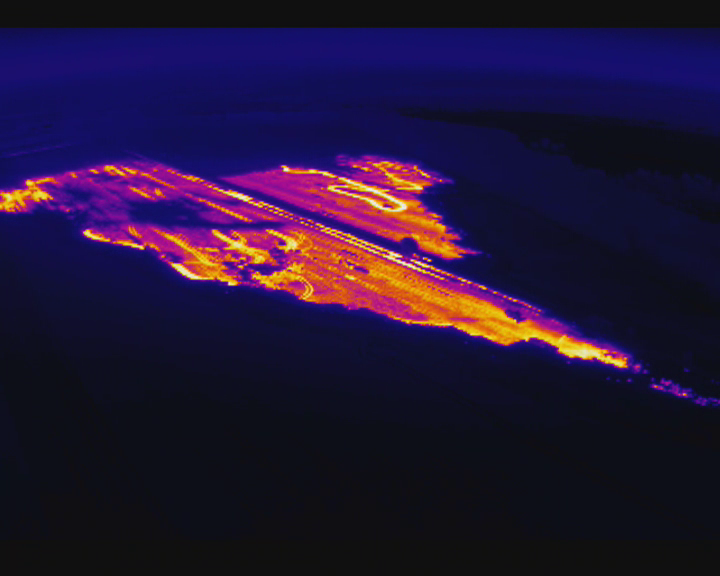
#> input picture frame 12 of DJI_0078.mp4, 720 x 576 px, given in place of DJI_0077.mp4, which was not available
$ jupyter execute WarpPesrpectiveVideo.ipynb   (older library calls are emulated)
#> lines starting #> are read from the running program, lines starting #| are printed output that depends on the picture; after the words box and inside, x2 and y2 are one past the last pixel; in counts of white or black regions, pixels touching at a corner belong together; pictures that were not available may be replaced by others from this repository, and a replacement may not be noted
[cell 1]
#import these stuff
import cv2
import numpy as np
import matplotlib.pyplot as plt

#read the image
#frame = cv2.pyrDown(cv2.imread('shot1.png'))
cap = cv2.VideoCapture('DJI_0077.mp4')

while(1):

    _, frame = cap.read()
#> frame is the input picture: shape (576, 720, 3); mean B, G, R 54, 21.4, 35.5
#creates a kernel and "close" the image - dilation followed by erosion
    hsv = cv2.cvtColor(frame, cv2.COLOR_BGR2HSV)
#> hsv: shape (576, 720, 3); mean H, S, V 106, 150.7, 65.4
    kernel = np.ones((9,9),np.uint8)
    closing = cv2.morphologyEx(hsv, cv2.MORPH_CLOSE, kernel)
#> closing: shape (576, 720, 3); mean H, S, V 113.8, 159.1, 68.5

#find the size of the frame. Not really used anywhere
    print (frame.shape)
#| (576, 720, 3)
#(y,x,ch) = (frame.shape)

#creates the array threshold color thingy
    lower = np.array([0,0,0])
    upper = np.array([255,255,150])

#create a mask - B&W picture of the frame and invert the colors
    mask = cv2.inRange(closing, lower, upper)
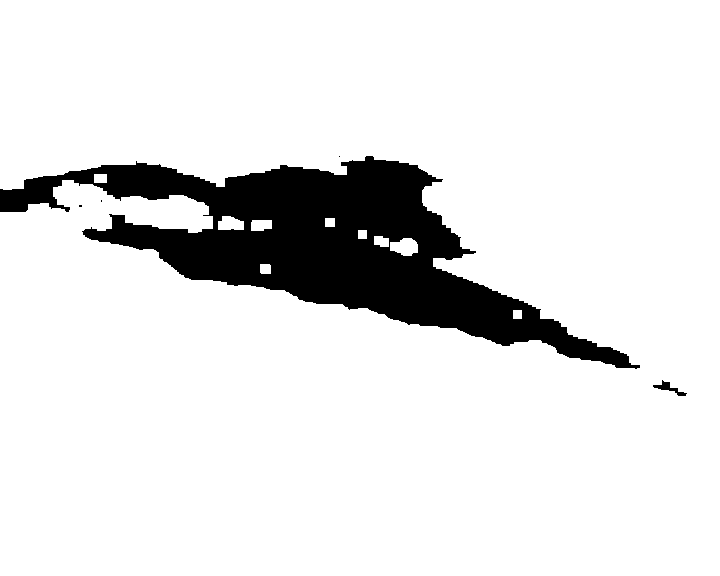
#> mask: shape (576, 720); 89.1% white; 5 black regions (3 under 20 px), largest, box (x1, y1, x2, y2) and area: (0, 156, 640, 369) 44998, (653, 380, 687, 396) 162
    mask = 255 - mask
#> mask: shape (576, 720); 10.9% white; 5 white regions (3 under 20 px)

#get the contours of the image
    image, contours, hier = cv2.findContours(mask, cv2.RETR_EXTERNAL, cv2.CHAIN_APPROX_SIMPLE)
#> contours = 5 contours, 3 with area under 20; largest, box (x1, y1, x2, y2) and area: (0, 156, 640, 369) 45473, (653, 380, 687, 396) 120

#gets the largest aread contour, creates the minimal area rectangle and draw the contours
    c = max(contours, key = cv2.contourArea)
#> c = contour of 706 points, box (x1, y1, x2, y2) (0, 156, 640, 369), area 45473
    rect = cv2.minAreaRect(c)
#> rect = ((330.2, 227.5), (158.5, 662), -78.02)
    box = cv2.boxPoints(rect)
#> box = [[637.6, 373.8], [-10.05, 236.3], [22.86, 81.27], [670.5, 218.7]]
    box = np.int0(box)
#> box = [[637, 373], [-10, 236], [22, 81], [670, 218]]
    cv2.drawContours(frame, [box], 0, (255))
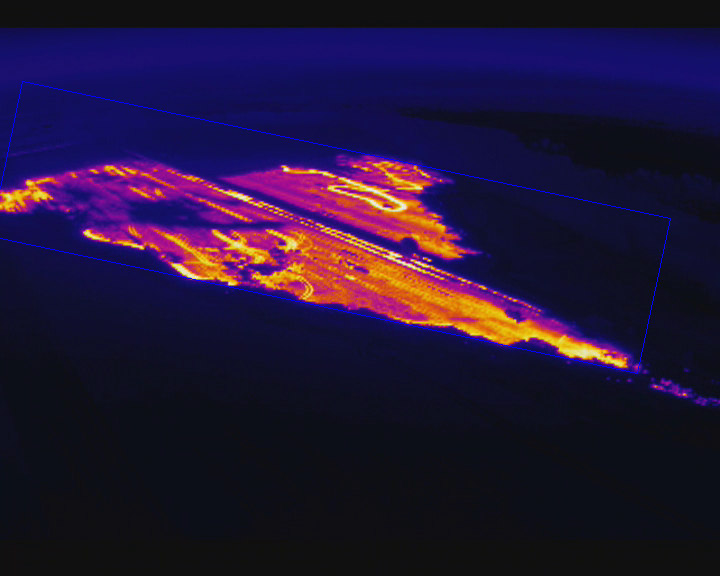
#> frame: shape (576, 720, 3); 0.37% of pixels changed, all inside (x1, y1, x2, y2) = (0, 81, 671, 374)

#creates 2 empty arrays for later use
    arrayx = []
    arrayy = []

#for each corner of the rectangle, print the (x,y) positions and append in those arrays (x in one of them, y in the other)
    for p in box:
        i = 0
        pt = (p[i],p[i+1])
        print (pt)
        arrayx.append(p[i])
        arrayy.append(p[i+1])
#> this loop made 4 passes
#| (637, 373)
#| (-10, 236)
#| (22, 81)
#| (670, 218)
#> after the loop, arrayx = [637, -10, 22, 670]; arrayy = [373, 236, 81, 218]

#do the PerspectiveTransform and Warp the image
#with the points in the arrays transformed into a standard squared image (400,400), cuz why not
    pts1 = np.float32([[arrayx[0],arrayy[0]],[arrayx[1],arrayy[1]],[arrayx[2],arrayy[2]],[arrayx[3],arrayy[3]]])
#> pts1 = [[637, 373], [-10, 236], [22, 81], [670, 218]]
    pts2 = np.float32([[0,400],[0,0],[400,0],[400,400]])
    M = cv2.getPerspectiveTransform(pts1,pts2)
#> M = [[0.523, -2.47, 588.4], [0.592, 0.122, -22.92], [3.86e-06, -8.72e-06, 1]]
    warpd = cv2.warpPerspective(frame,M,(400,400))
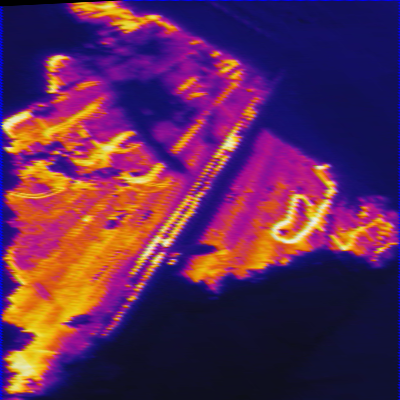
#> warpd: shape (400, 400, 3); mean B, G, R 84.4, 40.2, 93.2

#show the original image (with the rectangle) and the warped image
    cv2.imshow('Original', frame)
    cv2.imshow('warped', warpd)
#save the warped image to the computer, cuz why the fuck not
#cv2.imwrite('saved_image.png', warpd)

#esc to close the windows (you know the drill)

    k = cv2.waitKey(5) & 0xFF
#> (key Esc is pressed here)
    if k == 27:
        break

cv2.destroyAllWindows()
cap.release()

$ run again, starting later in the video
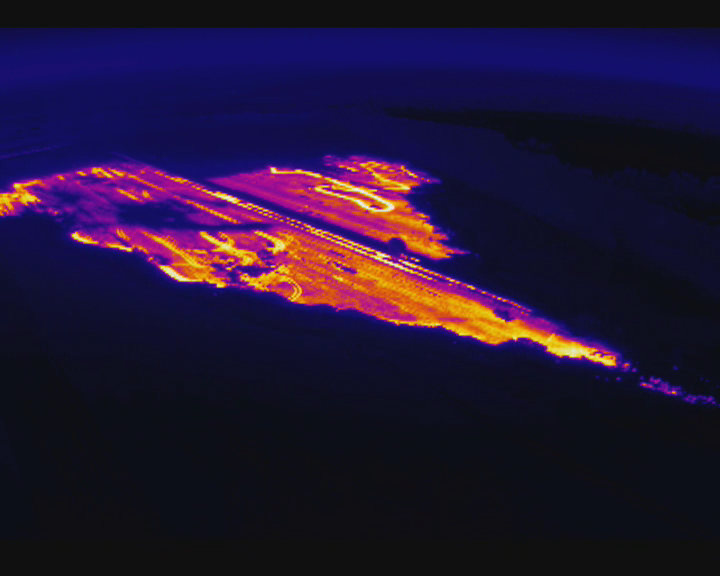
#> input picture frame 54 of DJI_0078.mp4, 720 x 576 px, given in place of DJI_0077.mp4, which was not available
#> frame is the input picture: shape (576, 720, 3); mean B, G, R 52, 21.3, 35.1
#> hsv: shape (576, 720, 3); mean H, S, V 104.6, 147.5, 63.4
#> closing: shape (576, 720, 3); mean H, S, V 110, 154.3, 66.2
#| (576, 720, 3)
#> `mask = cv2.inRange(closing, lower, upper)`:
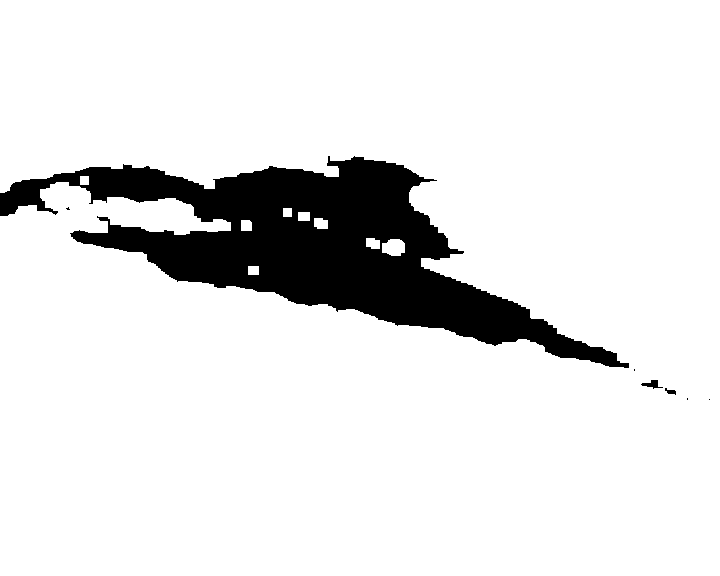
#> mask: shape (576, 720); 89.2% white; 7 black regions (4 under 20 px), largest, box (x1, y1, x2, y2) and area: (0, 156, 629, 368) 44828, (641, 380, 663, 389) 92, (665, 388, 676, 395) 41
#> contours = 7 contours, 4 with area under 20; largest, box (x1, y1, x2, y2) and area: (0, 156, 629, 368) 44840, (641, 380, 663, 389) 66, (665, 388, 676, 395) 26
#> c = contour of 760 points, box (x1, y1, x2, y2) (0, 156, 629, 368), area 44840
#> rect = ((324.2, 229.7), (158.8, 650), -78.59)
#> `box = cv2.boxPoints(rect)`: box = [[627, 371.9], [-10.14, 243.2], [21.29, 87.55], [658.4, 216.2]]
#> `box = np.int0(box)`: box = [[627, 371], [-10, 243], [21, 87], [658, 216]]
#> frame: shape (576, 720, 3); 0.37% of pixels changed, all inside (x1, y1, x2, y2) = (0, 87, 659, 372)
#> the loop `for p in box:` made 4 passes
#> (printed output is left out)
#> after the loop `for p in box:`: arrayx = [627, -10, 21, 658]; arrayy = [371, 243, 87, 216]
#> pts1 = [[627, 371], [-10, 243], [21, 87], [658, 216]]
#> M = [[0.495, -2.46, 603.8], [0.6, 0.119, -22.96], [-8.92e-06, -3.71e-06, 1]]
#> `warpd = cv2.warpPerspective(frame,M,(400,400))`:
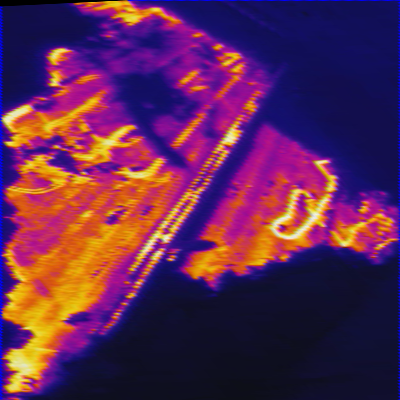
#> warpd: shape (400, 400, 3); mean B, G, R 82, 40.4, 93.7

$ run again, starting later in the video
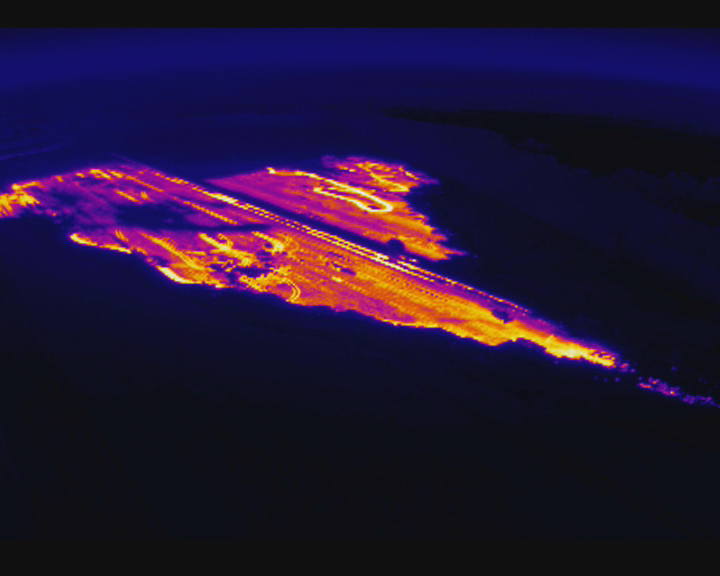
#> input picture frame 96 of DJI_0078.mp4, 720 x 576 px, given in place of DJI_0077.mp4, which was not available
#> frame is the input picture: shape (576, 720, 3); mean B, G, R 50.7, 21.3, 35
#> hsv: shape (576, 720, 3); mean H, S, V 104.3, 145.4, 62.1
#> closing: shape (576, 720, 3); mean H, S, V 110.4, 153.8, 65.2
#| (576, 720, 3)
#> `mask = cv2.inRange(closing, lower, upper)`:
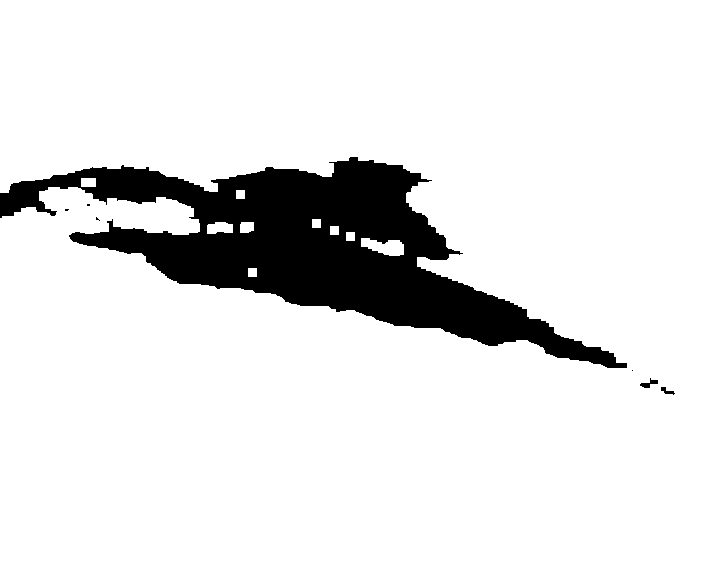
#> mask: shape (576, 720); 89.2% white; 7 black regions (4 under 20 px), largest, box (x1, y1, x2, y2) and area: (0, 157, 627, 368) 44748, (640, 378, 658, 388) 77, (661, 387, 675, 395) 51
#> contours = 7 contours, 4 with area under 20; largest, box (x1, y1, x2, y2) and area: (0, 157, 627, 368) 45183, (640, 378, 658, 388) 53, (661, 387, 675, 395) 33
#> c = contour of 718 points, box (x1, y1, x2, y2) (0, 157, 627, 368), area 45183
#> rect = ((322.9, 230.5), (159.6, 648), -78.65)
#> `box = cv2.boxPoints(rect)`: box = [[624.9, 372.5], [-10.43, 245], [20.96, 88.55], [656.3, 216]]
#> `box = np.int0(box)`: box = [[624, 372], [-10, 244], [20, 88], [656, 216]]
#> frame: shape (576, 720, 3); 0.37% of pixels changed, all inside (x1, y1, x2, y2) = (0, 88, 657, 373)
#> the loop `for p in box:` made 4 passes
#> (printed output is left out)
#> after the loop `for p in box:`: arrayx = [624, -10, 20, 656]; arrayy = [372, 244, 88, 216]
#> pts1 = [[624, 372], [-10, 244], [20, 88], [656, 216]]
#> M = [[0.498, -2.46, 606.4], [0.606, 0.117, -22.38], [7.51e-06, -1.79e-05, 1]]
#> `warpd = cv2.warpPerspective(frame,M,(400,400))`:
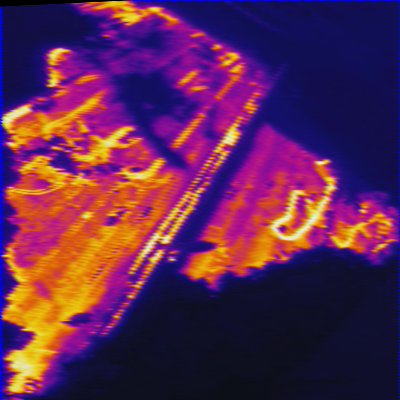
#> warpd: shape (400, 400, 3); mean B, G, R 80.9, 40.1, 93.5
